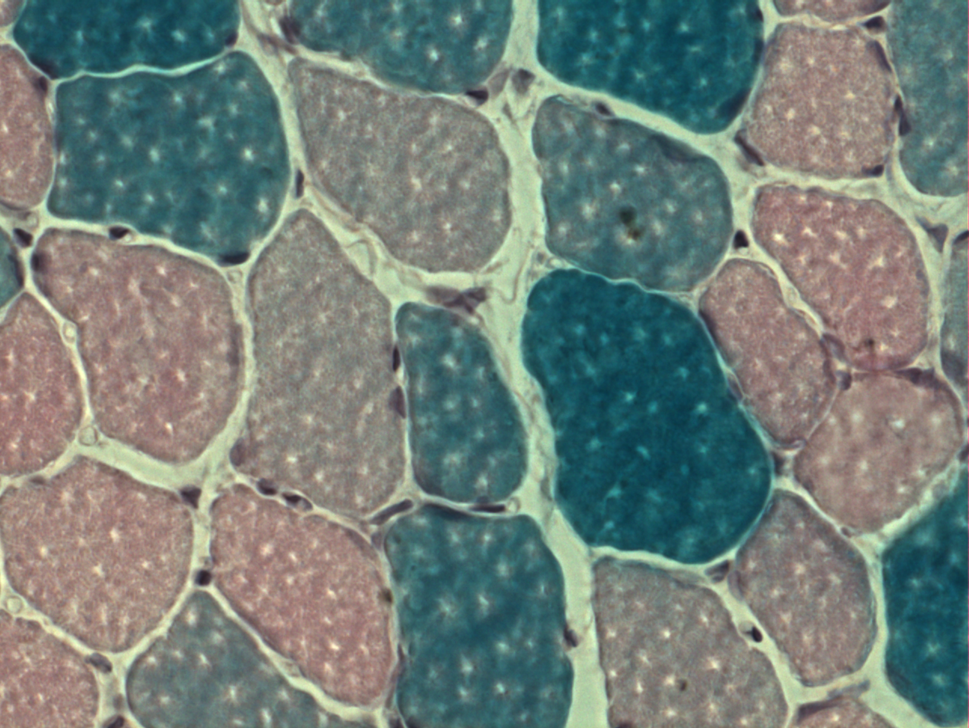
#> input picture TB_image/TUT.IMG.image_segmentation_histogram_clustering/python/Tv16.png, 969 x 728 px, shrunk from 1286 x 966 before the run
$ python kmeans_image.py
#> lines starting #> are read from the running program, lines starting #| are printed output that depends on the picture
# -*- coding: utf-8 -*-
"""
Created on Wed Feb 18 16:20:41 2015
K-means segmentation of an image

@author: yann
"""

import numpy as np
import imageio
import matplotlib.pyplot as plt  # plots
from mpl_toolkits.mplot3d import Axes3D  # 3D scatter plot
import time
from sklearn.cluster import KMeans

cells = imageio.imread('Tv16.png')
#> cells is the input picture: shape (728, 969, 3); mean R, G, B 114.3, 127.5, 121.2

fig = plt.figure()
plt.imshow(cells)
plt.show

# kmeans clustering
n = 3

k_means = KMeans(init='k-means++', n_clusters=n, n_init=10)
t0 = time.time()

[nLines, nCols, channels] = cells.shape
#> nLines = 728; nCols = 969; channels = 3

data = np.reshape(cells, (nLines*nCols, channels))
k_means.fit(data)

t_batch = time.time() - t0
k_means_labels = k_means.labels_
k_means_cluster_centers = k_means.cluster_centers_

# plot
colors = ['#4EACC5', '#FF9C34', '#4E9A06']

fig = plt.figure()
ax = fig.add_subplot(111, projection='3d')

# KMeans
for k, col in zip(range(n), colors):
    my_members = k_means_labels == k
    cluster_center = k_means_cluster_centers[k]
    ax.scatter(data[my_members, 0], data[my_members, 1], data[my_members, 2],
               c=col)
    ax.scatter(cluster_center[0], cluster_center[1], cluster_center[2], s=30,
               c=col)

# plt.title('KMeans')
# plt.show()
# fig.savefig("kmeans_image.pdf"); # takes really long time

segmentation = np.reshape(k_means_labels, (nLines, nCols))

fig = plt.figure()
plt.imshow(segmentation, cmap=plt.cm.gray)
imageio.imwrite("segmentation_kmeans.png", segmentation)
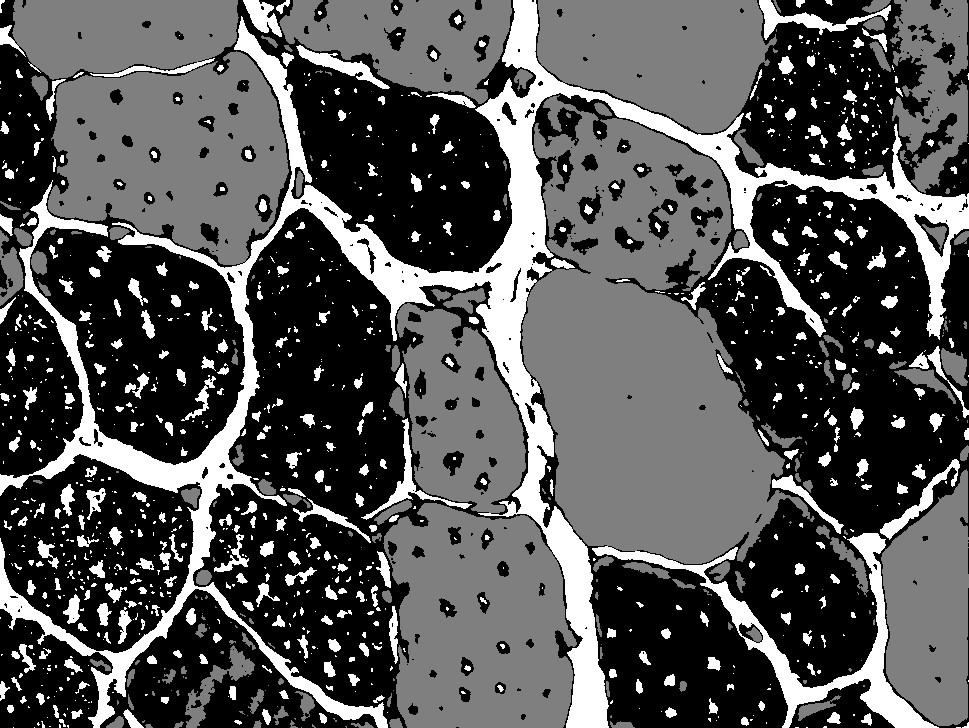
#> saved as segmentation_kmeans.png: shape (728, 969) uint16; min 0, max 2, mean 0.667; drawn with min black and max white

print("train time " + str(t_batch))
